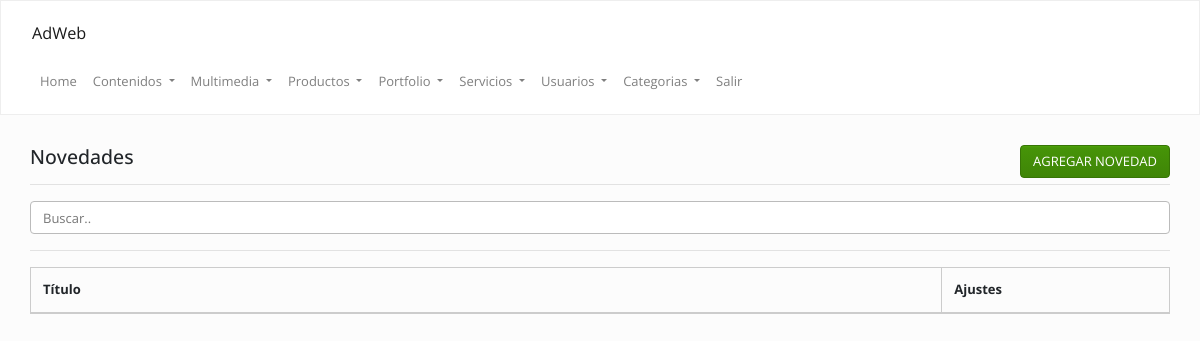
The page /admin/index.php?op=novedades&accion=ver (signed in) on the database as committed earlier.
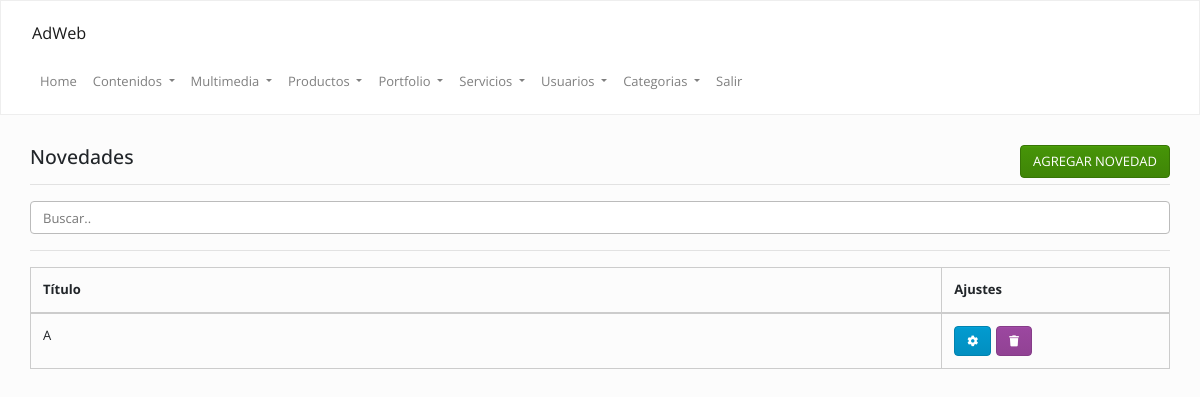
The same page on the database as committed later.
### tables this page shows
CREATE TABLE `novedades` (
  `id` int(11) NOT NULL,
  `cod` varchar(255) DEFAULT NULL,
  `titulo` text,
  `desarrollo` text,
  `categoria` text,
  `keywords` text,
  `description` text,
  `fecha` date DEFAULT NULL
);

### Config/Autoload.php (called while the page is built, shortened)
<?php
class autoload
{
    public static function runAdmin()
    {
        spl_autoload_register(
            function ($clase) {
                $ruta = str_replace("\\", "/", $clase) . ".php";
            }
        );
    }
}

### Clases/Novedades.php (called while the page is built, shortened)
<?php
class Novedades
{
    private $con;
    public function __construct()
    {
        $this->con = new Conexion();
    }
    function list($filter) {
        $array = array();
        if (is_array($filter)) {
            $filterSql = "WHERE ";
            $filterSql .= implode(" AND ", $filter);
        } else {
            $filterSql = '';
        }
        $sql = "SELECT * FROM `novedades` $filterSql  ORDER BY id DESC";
         $notas = $this->con->sqlReturn($sql);
        if ($notas) {
            while ($row = mysqli_fetch_assoc($notas)) {
                $array[] = $row;
            }
            return $array;
        }
    }
}

### Clases/Conexion.php (called while the page is built, shortened)
<?php namespace Clases;
class Conexion
{
    private $datos = array("host"=> "localhost","user"=> "root","pass"=> "","db"  => "sitio-novedades");
    private $con;
    public function __construct()
    {
        $this->con = mysqli_connect($this->datos["host"], $this->datos["user"], $this->datos["pass"], $this->datos["db"]);
    }
    public function sqlReturn($query)
    {
        $dato = $this->con->query($query);
        return $dato;
    }
}

### admin/inc/novedades/ver.php (the view, shortened to what this page needs)
<?php
$novedades = new Clases\Novedades();
$data      = $novedades->list("");
?>
<div class="mt-20">
    <div class="col-lg-12 col-md-12">
        <h4>
            Novedades
            <a class="btn btn-success pull-right" href="<?=URL?>/index.php?op=novedades&accion=agregar">
                AGREGAR NOVEDAD
            </a>
        </h4>
        <hr/>
        <input class="form-control" id="myInput" type="text" placeholder="Buscar..">
        <hr/>
        <table class="table  table-bordered  ">
            <thead>
                <th>
                    Título
                </th>
                <th>
                    Ajustes
                </th>
            </thead>
            <tbody>
                <?php
                if (is_array($data)) {
                    for ($i = 0; $i < count($data); $i++) {
                        echo "<tr>";
                        echo "<td>" . strtoupper($data[$i]["titulo"]) . "</td>";
                        echo "<td>";
                        echo '<a class="btn btn-info" data-toggle="tooltip" data-placement="top" title="Modificar" href="' . URL . '/index.php?op=novedades&accion=modificar&cod=' . $data[$i]["cod"] . '">
                        <i class="fa fa-cog"></i></a>';
                        echo '<a class="btn btn-danger" data-toggle="tooltip" data-placement="top" title="Eliminar" href="' . URL . '/index.php?op=novedades&accion=modificar&borrar=' . $data[$i]["cod"] . '">
                        <i class="fa fa-trash"></i></a>';
                        echo "</td>";
                        echo "</tr>";
                    }
                }
                ?>
            </tbody>
        </table>
    </div>
</div>

Rows that differ between the two databases and show on the page:
added novedades: titulo "A"
